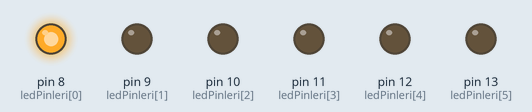
This sketch was run on a simulated Arduino Uno, built with avr-gcc and run on an emulated ATmega328P. On the bench: output pins drawn as LEDs (lit = HIGH).

Above: at 0.05 s.
At 0.55 s:
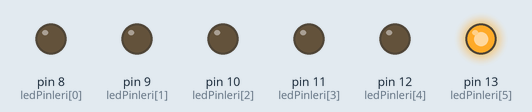
At 0.75 s:
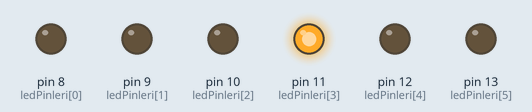
At 1.45 s:
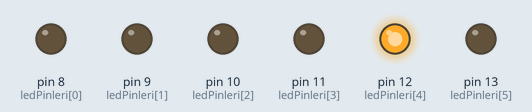
At 2.15 s:
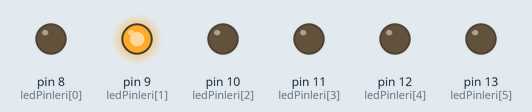
At 2.85 s:
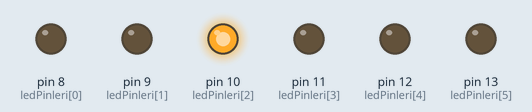
Timing chart, 0 to 3.1 s (numbered marks = the images above):
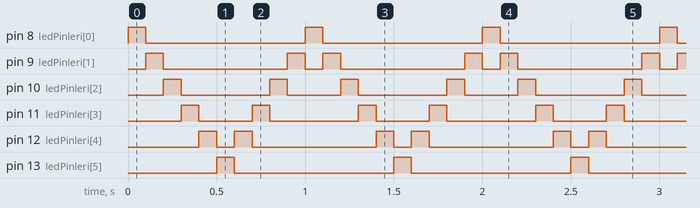

Measured:
- by itself, pin 8 (ledPinleri[0]), pin 13 (ledPinleri[5]): alternates HIGH for 0.10 s and LOW for 0.90 s
- by itself, pin 9 (ledPinleri[1]): repeats every 1.0 s: LOW 0.70 s, HIGH 0.10 s, LOW 0.10 s, HIGH 0.10 s
- by itself, pin 10 (ledPinleri[2]): repeats every 1.0 s: LOW 0.50 s, HIGH 0.10 s, LOW 0.30 s, HIGH 0.10 s
- by itself, pin 11 (ledPinleri[3]): repeats every 1.0 s: LOW 0.30 s, HIGH 0.10 s, LOW 0.50 s, HIGH 0.10 s
- by itself, pin 12 (ledPinleri[4]): repeats every 1.0 s: LOW 0.10 s, HIGH 0.10 s, LOW 0.70 s, HIGH 0.10 s

The sketch:

knight_rider.ino
```cpp
/*
 * Knight Rider Efekti
 * LED'ler sağa-sola hareket eder (KITT efekti)
 *
 * Devre Bağlantısı:
 * Pin 8-13 -> 220Ω Direnç -> LED -> GND
 */

int ledPinleri[] = {8, 9, 10, 11, 12, 13};
int pinSayisi = 6;
int gecikme = 100;

void setup() {
  for (int i = 0; i < pinSayisi; i++) {
    pinMode(ledPinleri[i], OUTPUT);
  }
}

void loop() {
  // Sağa doğru
  for (int i = 0; i < pinSayisi; i++) {
    digitalWrite(ledPinleri[i], HIGH);
    delay(gecikme);
    digitalWrite(ledPinleri[i], LOW);
  }

  // Sola doğru (kenar LED'leri atlayarak)
  for (int i = pinSayisi - 2; i > 0; i--) {
    digitalWrite(ledPinleri[i], HIGH);
    delay(gecikme);
    digitalWrite(ledPinleri[i], LOW);
  }
}
```
